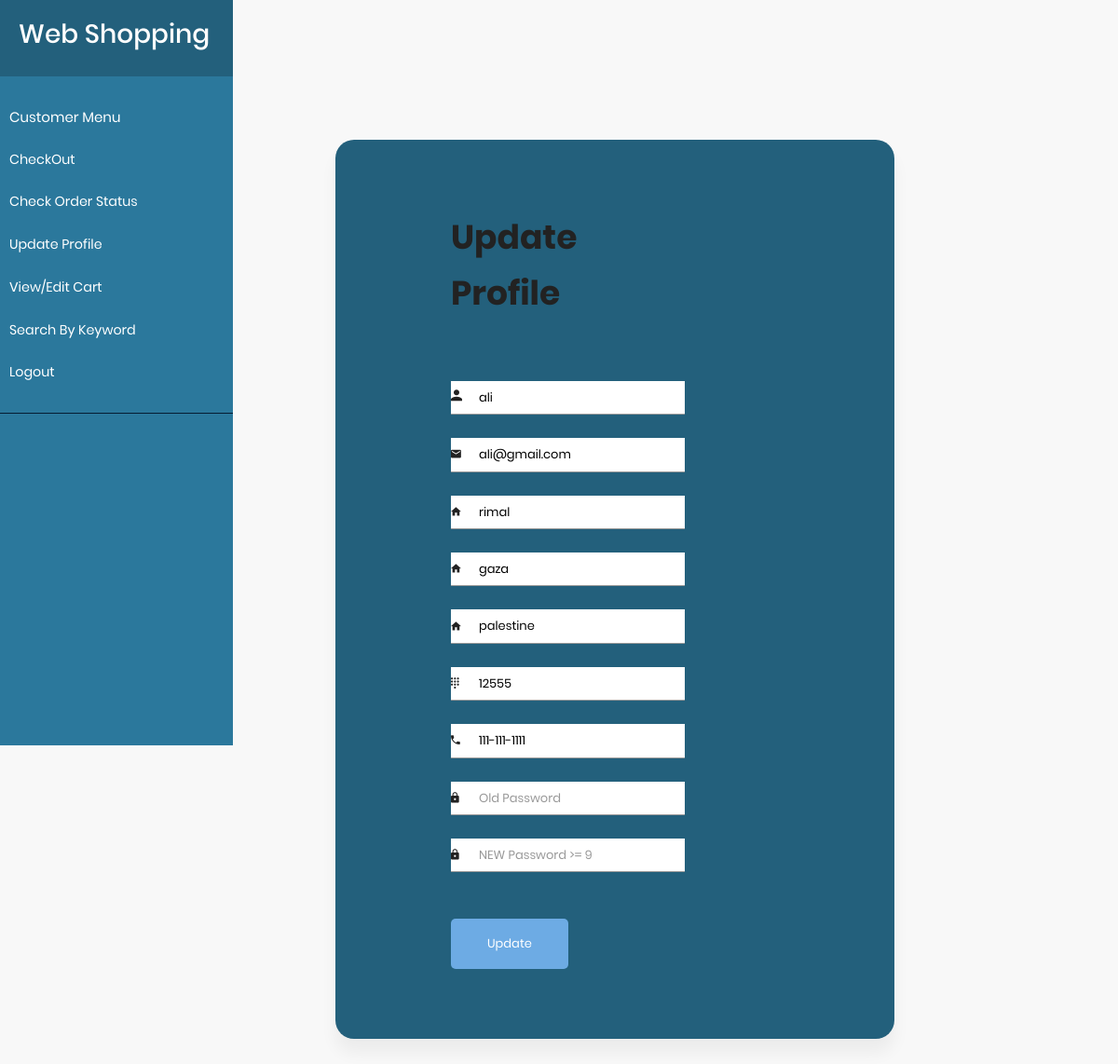
The app's page /pages/updateProfile.php?cno=2 (signed in) with its own data.
### tables this page shows
CREATE TABLE `customers` (
  `cno` int(10) NOT NULL,
  `cname` varchar(30) DEFAULT NULL,
  `street` varchar(50) DEFAULT NULL,
  `city` varchar(30) DEFAULT NULL,
  `state` varchar(30) DEFAULT NULL,
  `zip` int(5) DEFAULT NULL,
  `phone` char(12) DEFAULT NULL,
  `email` varchar(50) DEFAULT NULL,
  `password` varchar(15) DEFAULT NULL
);

### pages/updateProfile.php (the view, shortened to what this page needs)
<?php
include('sliderPages.php');
require("../db.php");
$cno = $_GET['cno'];
  $s = "select * from customers where cno = $cno";
  $r = mysqli_query($conn,$s);
while ($row = mysqli_fetch_assoc($r)) {
    $name= $row['cname'];
    $street=$row['street'];
    $city=$row['city'];
    $state=$row['state'];
    $zip=$row['zip'];
    $phone=$row['phone'];
    $email=$row['email'];
}
?>
<!DOCTYPE html>
<html lang="en">
<head>
    <link rel="stylesheet" href="../fonts/material-icon/css/material-design-iconic-font.min.css">
    <link rel="stylesheet" href="../css/style.css">
</head>
<body>
<div class="main">
    <div class="container" style="  background: #23607c ; width: 50%;
    margin-left: 30%;">
        <div class="signup-content" >
            <div class="signup-form">
                <h2 class="form-title">Update Profile</h2>
                <form method="POST" action ="" >
                    <div class="form-group">
                        <label for="name"><i class="zmdi zmdi-account material-icons-name"></i></label>
                        <input type="text" name="name" required id="name" value ="<?php echo $name ;?>" autocomplete="off" placeholder="Your Name"/>
                    </div>
                    <div class="form-group">
                        <label for="email"><i class="zmdi zmdi-email"></i></label>
                        <input type="email" name="email"required  autocomplete="off" value ="<?php echo $email ;?>" placeholder="Your Email"/>
                    </div>
                    <div class="form-group">
                        <label for="street"><i class="zmdi zmdi-home"></i></label>
                        <input type="text" name="street"required  autocomplete="off" value ="<?php echo $street ;?>" placeholder="Your street"/>
                    </div>
                    <div class="form-group">
                        <label for="city"><i class="zmdi zmdi-home"></i></label>
                        <input type="text" name="city"required  autocomplete="off" value ="<?php echo $city ;?>" placeholder="Your city"/>
                    </div>
                    <div class="form-group">
                        <label for="state"><i class="zmdi zmdi-home"></i></label>
                        <input type="text" name="state"required  autocomplete="off" value ="<?php echo $state ;?>" placeholder="Your state"/>
                    </div>
                    <div class="form-group">
                        <label for="zip"><i class="zmdi zmdi-dialpad"></i></label>
                        <input type="number" name="zip"required  autocomplete="off" maxlength="5" value ="<?php echo $zip ;?>" placeholder="Your zip "/>
                    </div>
                    <div class="form-group">
                        <label for="phone"><i class="zmdi zmdi-phone"></i></label>
                        <input type="tel" name="phone" required  autocomplete="off" value ="<?php echo $phone ;?>" pattern="^\d{3}-\d{3}-\d{4}$" placeholder="xxx-xxx-xxxx"/>
                    </div>
                    <div class="form-group">
                        <label for="pass"><i class="zmdi zmdi-lock"></i></label>
                        <input type="password" name="oldpass" required  autocomplete="off"  placeholder="Old Password"/>
                    </div>
                    <div class="form-group">
                        <label for="pass"><i class="zmdi zmdi-lock"></i></label>
                        <input type="password" name="newpass"   autocomplete="off"  placeholder="NEW Password >= 9"/>
                    </div>
                    <div class="form-group form-button">
                        <input type="submit" name="submit"   class="form-submit" value ="Update" />
                    </div>
                </form>
            </div>
    </div>
</div>

### css/style.css (style rules this page uses)
display-flex, .display-flex, .display-flex-center, .signup-content, .signin-content, .social-login, .socials { display: flex; display: -webkit-flex; }
input, select, textarea ,button { outline: none; appearance: unset !important; -moz-appearance: unset !important; -webkit-appearance: unset !important; -o-appearance: unset !important; -ms-appearance: unset !important; }
h2 { line-height: 1.66; margin: 0; padding: 0; font-weight: bold; color: #222; font-family: Poppins; font-size: 36px; }
.main { background: #f8f8f8; padding: 150px 0; }
body { font-size: 13px; line-height: 1.8; color: #222; background: #f8f8f8; font-weight: 400; font-family: Poppins; }
.container { width: 900px; background: #fff; margin: 0 auto; box-shadow: 0px 15px 16.83px 0.17px rgba(0, 0, 0, 0.05); -moz-box-shadow: 0px 15px 16.83px 0.17px rgba(0, 0, 0, 0.05); -webkit-box-shadow: 0px 15px 16.83px 0.17px rgba(0, 0, 0, 0.05); -o-box-shadow: 0px 15px 16.83px 0.17px rgba(0, 0, 0, 0.05); -ms-box-shadow: 0px 15px 16.83px 0.17px rgba(0, 0, 0, 0.05); border-radius: 20px; -moz-border-radius: 20px; -webkit-border-radius: 20px; -o-border-radius: 20px; -ms-border-radius: 20px; }
.signup-content { padding: 75px 0; }
.signup-form, .signup-image, .signin-form, .signin-image { width: 50%; overflow: hidden; }
.form-title { margin-bottom: 33px; }
.form-submit { display: inline-block; background: #6dabe4; color: #fff; border-bottom: none; width: auto; padding: 15px 39px; border-radius: 5px; -moz-border-radius: 5px; -webkit-border-radius: 5px; -o-border-radius: 5px; -ms-border-radius: 5px; margin-top: 25px; cursor: pointer; }
.signup-form { margin-left: 75px; margin-right: 75px; padding-left: 34px; }
.form-group { position: relative; margin-bottom: 25px; overflow: hidden; }
.form-group:last-child { margin-bottom: 0px; }
input { width: 100%; display: block; border: none; border-bottom: 1px solid #999; padding: 6px 30px; font-family: Poppins; box-sizing: border-box; }
label { position: absolute; left: 0; top: 50%; transform: translateY(-50%); -moz-transform: translateY(-50%); -webkit-transform: translateY(-50%); -o-transform: translateY(-50%); -ms-transform: translateY(-50%); color: #222; }
.material-icons-name { font-size: 18px; }
@media screen and (max-width: 1200px) { .container { width: calc( 100% - 30px); max-width: 100%; } }
@media screen and (min-width: 1024px) { .container { max-width: 1200px; } }

### records on screen
customers: name "ali", email "ali@gmail.com", street "rimal", city "gaza", state "palestine", zip "12555", phone "111-111-1111"
